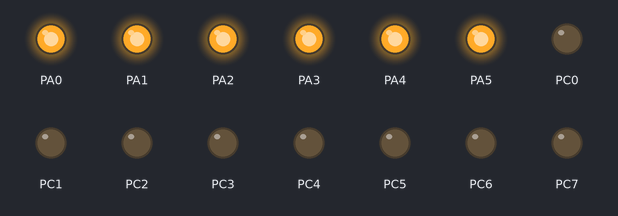
This program was run on a simulated ATmega128, CodeVisionAVR source translated, built with avr-gcc and emulated at 8 MHz. Parts: output pins drawn as LEDs (lit = HIGH).

Above: at 0.2 s.
At 2.94 s:
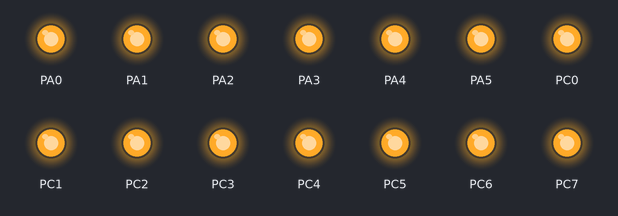
Timing chart, 0 to 3.2 s (numbered marks = the images above):
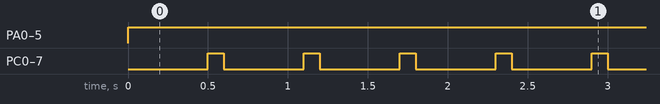

Measured:
- by itself, PA0–5: LOW → HIGH at 0.00 s
- by itself, PC0–7: alternates HIGH for 0.10 s and LOW for 0.50 s

The program:

main.c
```c
// (licence header left out)
#include <mega128.h>
#include <delay.h>

// Declare your global variables here

void setup_ATmega128(void)
{
// Declare your local variables here

// Input/Output Ports initialization
// Port A initialization
// Func7=Out Func6=Out Func5=Out Func4=Out Func3=Out Func2=Out Func1=Out Func0=Out
// State7=F State6=F State5=F State4=F State3=F State2=F State1=F State0=F
PORTA=0xFF;
DDRA=0xFF;

// Port B initialization
// Func7=In Func6=In Func5=In Func4=In Func3=In Func2=In Func1=In Func0=In
// State7=T State6=T State5=T State4=T State3=T State2=T State1=T State0=T
PORTB=0x00;
DDRB=0x00;

// LEDs
// Port C initialization
// Func7=Out Func6=Out Func5=Out Func4=Out Func3=Out Func2=Out Func1=Out Func0=Out
// State7=T State6=T State5=T State4=T State3=T State2=T State1=T State0=T
PORTC=0xFF;
DDRC=0xFF;

// Port D initialization
// Func7=In Func6=In Func5=In Func4=In Func3=In Func2=In Func1=In Func0=In
// State7=T State6=T State5=T State4=T State3=T State2=T State1=T State0=T
PORTD=0x00;
DDRD=0x00;

// Port E initialization
// Func7=In Func6=In Func5=In Func4=In Func3=In Func2=In Func1=In Func0=In
// State7=T State6=T State5=T State4=T State3=T State2=T State1=T State0=T
PORTE=0x00;
DDRE=0x00;

// Port F initialization
// Func7=In Func6=In Func5=In Func4=In Func3=In Func2=In Func1=In Func0=In
// State7=T State6=T State5=T State4=T State3=T State2=T State1=T State0=T
PORTF=0x00;
DDRF=0x00;

// Port G initialization
// Func4=In Func3=In Func2=In Func1=In Func0=In
// State4=T State3=T State2=T State1=T State0=T
PORTG=0x00;
DDRG=0x00;

// Timer/Counter 0 initialization
// Clock source: System Clock
// Clock value: Timer 0 Stopped
// Mode: Normal top=0xFF
// OC0 output: Disconnected
ASSR=0x00;
TCCR0=0x00;
TCNT0=0x00;
OCR0=0x00;

// Timer/Counter 1 initialization
// Clock source: System Clock
// Clock value: Timer1 Stopped
// Mode: Normal top=0xFFFF
// OC1A output: Discon.
// OC1B output: Discon.
// OC1C output: Discon.
// Noise Canceler: Off
// Input Capture on Falling Edge
// Timer1 Overflow Interrupt: Off
// Input Capture Interrupt: Off
// Compare A Match Interrupt: Off
// Compare B Match Interrupt: Off
// Compare C Match Interrupt: Off
TCCR1A=0x00;
TCCR1B=0x00;
TCNT1H=0x00;
TCNT1L=0x00;
ICR1H=0x00;
ICR1L=0x00;
OCR1AH=0x00;
OCR1AL=0x00;
OCR1BH=0x00;
OCR1BL=0x00;
OCR1CH=0x00;
OCR1CL=0x00;

// Timer/Counter 2 initialization
// Clock source: System Clock
// Clock value: Timer2 Stopped
// Mode: Normal top=0xFF
// OC2 output: Disconnected
TCCR2=0x00;
TCNT2=0x00;
OCR2=0x00;

// Timer/Counter 3 initialization
// Clock source: System Clock
// Clock value: Timer3 Stopped
// Mode: Normal top=0xFFFF
// OC3A output: Discon.
// OC3B output: Discon.
// OC3C output: Discon.
// Noise Canceler: Off
// Input Capture on Falling Edge
// Timer3 Overflow Interrupt: Off
// Input Capture Interrupt: Off
// Compare A Match Interrupt: Off
// Compare B Match Interrupt: Off
// Compare C Match Interrupt: Off
TCCR3A=0x00;
TCCR3B=0x00;
TCNT3H=0x00;
TCNT3L=0x00;
ICR3H=0x00;
ICR3L=0x00;
OCR3AH=0x00;
OCR3AL=0x00;
OCR3BH=0x00;
OCR3BL=0x00;
OCR3CH=0x00;
OCR3CL=0x00;

// External Interrupt(s) initialization
// INT0: Off
// INT1: Off
// INT2: Off
// INT3: Off
// INT4: Off
// INT5: Off
// INT6: Off
// INT7: Off
EICRA=0x00;
EICRB=0x00;
EIMSK=0x00;

// Timer(s)/Counter(s) Interrupt(s) initialization
TIMSK=0x00;

ETIMSK=0x00;

// USART0 initialization
// USART0 disabled
UCSR0B=0x00;

// USART1 initialization
// USART1 disabled
UCSR1B=0x00;

// Analog Comparator initialization
// Analog Comparator: Off
// Analog Comparator Input Capture by Timer/Counter 1: Off
ACSR=0x80;
SFIOR=0x00;

// ADC initialization
// ADC disabled
ADCSRA=0x00;

// SPI initialization
// SPI disabled
SPCR=0x00;

// TWI initialization
// TWI disabled
TWCR=0x00;
}

#define LED PORTC

void main()
{
    // [1] Set up ATmega128
    setup_ATmega128();

    while (1)
    {
        // Turn all LEDs on
        LED = 0x00;

        // sleep
        delay_ms(500);

        // Turn all LEDs off
        LED = 0xFF;

        // sleep
        delay_ms(100);
    }
}
```
